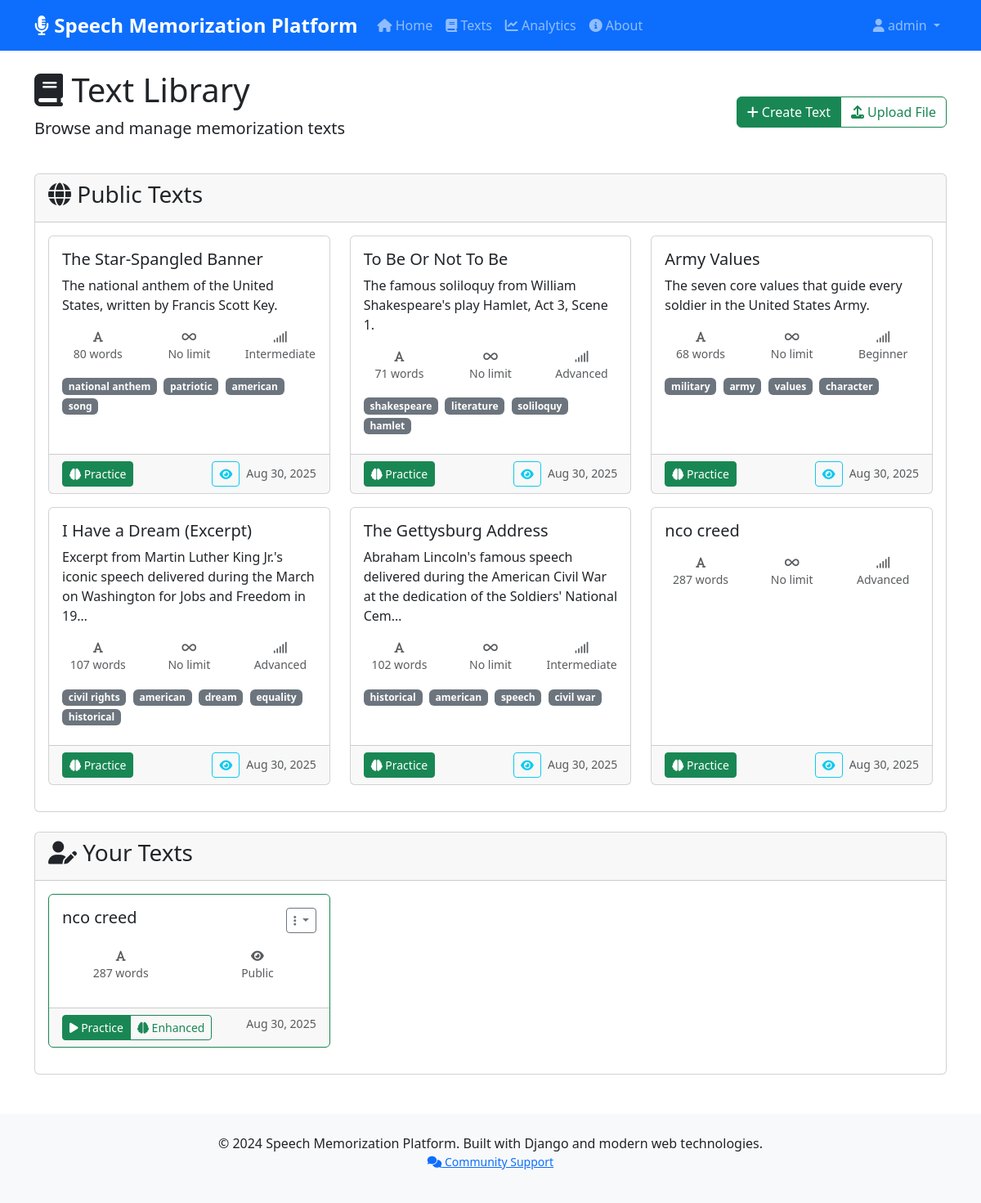
Screenshot of /texts/ (signed in) with the database file from the repository.
### memorization/models.py (models this page shows, shortened)
class Text(models.Model):
    DIFFICULTY_CHOICES = [
        ('beginner', 'Beginner'),
        ('intermediate', 'Intermediate'),
        ('advanced', 'Advanced'),
        ('expert', 'Expert'),
    ]
    title = models.CharField(max_length=200)
    content = models.TextField()
    description = models.TextField(blank=True, null=True)
    tags = models.CharField(max_length=500, blank=True, help_text="Comma-separated tags")
    difficulty = models.CharField(max_length=20, choices=DIFFICULTY_CHOICES, default='beginner')
    time_limit = models.PositiveIntegerField(null=True, blank=True, help_text="Suggested time limit in minutes")
    created_by = models.ForeignKey(User, on_delete=models.CASCADE, related_name='created_texts')
    created_at = models.DateTimeField(auto_now_add=True)
    updated_at = models.DateTimeField(auto_now=True)
    is_public = models.BooleanField(default=False)
    word_count = models.PositiveIntegerField(default=0)
    class Meta:
        ordering = ['-created_at']
    def get_tags_list(self):
        if self.tags:
            return [tag.strip() for tag in self.tags.split(',')]
        return []

### memorization/views.py (the view)
# urls.py: path('texts/', views.text_list, name='text_list'),
def text_list(request):
    form = TextSearchForm(request.GET)
    public_texts = Text.objects.filter(is_public=True).order_by('-created_at')
    user_texts = []
    if request.user.is_authenticated:
        user_texts = Text.objects.filter(created_by=request.user).order_by('-created_at')
    if form.is_valid():
        search_query = form.cleaned_data.get('search')
        difficulty = form.cleaned_data.get('difficulty')
        tag = form.cleaned_data.get('tag')
        my_texts_only = form.cleaned_data.get('my_texts_only')
        if search_query:
            search_filter = Q(title__icontains=search_query) | \
                          Q(description__icontains=search_query) | \
                          Q(tags__icontains=search_query)
            public_texts = public_texts.filter(search_filter)
            user_texts = user_texts.filter(search_filter) if user_texts else []
        if difficulty:
            public_texts = public_texts.filter(difficulty=difficulty)
            user_texts = user_texts.filter(difficulty=difficulty) if user_texts else []
        if tag:
            public_texts = public_texts.filter(tags__icontains=tag)
            user_texts = user_texts.filter(tags__icontains=tag) if user_texts else []
        if my_texts_only and request.user.is_authenticated:
            public_texts = Text.objects.none()  # Hide public texts
    paginator = Paginator(public_texts, 12)
    page_number = request.GET.get('page')
    public_texts = paginator.get_page(page_number)
    context = {
        'public_texts': public_texts,
        'user_texts': user_texts[:12],  # Limit user texts to 12
        'search_form': form,
    }
    return render(request, 'core/text_list.html', context)

### templates/core/text_list.html (shortened to what this page needs)
{% extends 'base.html' %}
{% block content %}
<div class="row">
    <div class="col-12">
        <div class="d-flex justify-content-between align-items-center mb-4">
            <div>
                <h1><i class="fas fa-book"></i> Text Library</h1>
                <p class="lead">Browse and manage memorization texts</p>
            </div>
            <div>
                {% if user.is_authenticated %}
                    <div class="btn-group" role="group">
                        <a href="{% url 'create_text' %}" class="btn btn-success">
                            <i class="fas fa-plus"></i> Create Text
                        </a>
                        <a href="{% url 'upload_text_file' %}" class="btn btn-outline-success">
                            <i class="fas fa-upload"></i> Upload File
                        </a>
                    </div>
                {% else %}
                    <a href="{% url 'login' %}" class="btn btn-success">
                        <i class="fas fa-sign-in-alt"></i> Login to Add Texts
                    </a>
                {% endif %}
            </div>
        </div>
    </div>
</div>
<div class="row">
    <div class="col-12">
        <div class="card mb-4">
            <div class="card-header">
                <h3><i class="fas fa-globe"></i> Public Texts</h3>
            </div>
            <div class="card-body">
                {% if public_texts %}
                    <div class="row">
                        {% for text in public_texts %}
                            <div class="col-lg-4 col-md-6 mb-3">
                                <div class="card h-100">
                                    <div class="card-body">
                                        <h5 class="card-title">{{ text.title }}</h5>
                                        <p class="card-text">{{ text.description|truncatechars:120 }}</p>
                                        <div class="row text-center text-muted small mb-3">
                                            <div class="col-4">
                                                <i class="fas fa-font"></i><br>
                                                {{ text.word_count }} words
                                            </div>
                                            <div class="col-4">
                                                {% if text.time_limit %}
                                                    <i class="fas fa-clock"></i><br>
                                                    {{ text.time_limit }} min
                                                {% else %}
                                                    <i class="fas fa-infinity"></i><br>
                                                    No limit
                                                {% endif %}
                                            </div>
                                            <div class="col-4">
                                                <i class="fas fa-signal"></i><br>
                                                {{ text.get_difficulty_display }}
                                            </div>
                                        </div>
                                        {% if text.tags %}
                                            <div class="mb-2">
                                                {% for tag in text.get_tags_list %}
                                                    <span class="badge bg-secondary me-1">{{ tag }}</span>
                                                {% endfor %}
                                            </div>
                                        {% endif %}
                                    </div>
                                    <div class="card-footer">
                                        <div class="d-flex justify-content-between">
                                            <div class="btn-group btn-group-sm" role="group">
                                                <a href="{% url 'practice_text' text.id %}" class="btn btn-success">
                                                    <i class="fas fa-brain"></i> Practice
                                                </a>
                                            </div>
                                            <div>
                                                <a href="{% url 'text_detail' text.id %}" class="btn btn-outline-info btn-sm me-1">
                                                    <i class="fas fa-eye"></i>
                                                </a>
                                                <small class="text-muted">
                                                    {{ text.created_at|date:"M d, Y" }}
                                                </small>
                                            </div>
                                        </div>
                                    </div>
                                </div>
                            </div>
                        {% endfor %}
                    </div>
                {% else %}
                    <div class="text-center text-muted">
                        <i class="fas fa-book-open fa-3x mb-3"></i>
                        <p>No public texts available yet.</p>
                    </div>
                {% endif %}
            </div>
        </div>
    </div>
</div>
{% if user.is_authenticated %}
<div class="row">
    <div class="col-12">
        <div class="card">
            <div class="card-header">
                <h3><i class="fas fa-user-edit"></i> Your Texts</h3>
            </div>
            <div class="card-body">
                {% if user_texts %}
                    <div class="row">
                        {% for text in user_texts %}
                            <div class="col-lg-4 col-md-6 mb-3">
                                <div class="card h-100 border-success">
                                    <div class="card-body">
                                        <div class="d-flex justify-content-between align-items-start mb-2">
                                            <h5 class="card-title">{{ text.title }}</h5>
                                            <div class="dropdown">
                                                <button class="btn btn-sm btn-outline-secondary dropdown-toggle" type="button" data-bs-toggle="dropdown">
                                                    <i class="fas fa-ellipsis-v"></i>
                                                </button>
                                            </div>
                                        </div>
                                        <div class="row text-center text-muted small mb-3">
                                            <div class="col-6">
                                                <i class="fas fa-font"></i><br>
                                                {{ text.word_count }} words
                                            </div>
                                            <div class="col-6">
                                                <i class="fas fa-eye"></i><br>
                                                {% if text.is_public %}Public{% else %}Private{% endif %}
                                            </div>
                                        </div>
                                    </div>
                                    <div class="card-footer">
                                        <div class="d-flex justify-content-between">
                                            <div class="btn-group btn-group-sm" role="group">
                                                <a href="{% url 'practice_text' text.id %}" class="btn btn-success">
                                                    <i class="fas fa-play"></i> Practice
                                                </a>
                                                <a href="{% url 'enhanced_practice_dashboard' text.id %}" class="btn btn-outline-success">
                                                    <i class="fas fa-brain"></i> Enhanced
                                                </a>
                                            </div>
                                            <small class="text-muted">
                                                {{ text.created_at|date:"M d, Y" }}
                                            </small>
                                        </div>
                                    </div>
                                </div>
                            </div>
                        {% endfor %}
                    </div>
                {% endif %}
            </div>
        </div>
    </div>
</div>
{% endif %}
{% endblock %}

### templates/base.html (shortened to what this page needs)
<!DOCTYPE html>
<html lang="en">
<head>
    <link href="https://cdn.jsdelivr.net/npm/bootstrap@5.3.0/dist/css/bootstrap.min.css" rel="stylesheet">
    <link href="https://cdnjs.cloudflare.com/ajax/libs/font-awesome/6.4.0/css/all.min.css" rel="stylesheet">
</head>
<body>
    <nav class="navbar navbar-expand-lg navbar-dark bg-primary">
        <div class="container">
            <a class="navbar-brand" href="{% url 'home' %}">
                <i class="fas fa-microphone-alt"></i> Speech Memorization Platform
            </a>
            <div class="collapse navbar-collapse" id="navbarNav">
                <ul class="navbar-nav me-auto">
                    <li class="nav-item">
                        <a class="nav-link" href="{% url 'home' %}">
                            <i class="fas fa-home"></i> Home
                        </a>
                    </li>
                    <li class="nav-item">
                        <a class="nav-link" href="{% url 'text_list' %}">
                            <i class="fas fa-book"></i> Texts
                        </a>
                    </li>
                    <li class="nav-item">
                        <a class="nav-link" href="{% url 'analytics' %}">
                            <i class="fas fa-chart-line"></i> Analytics
                        </a>
                    </li>
                    <li class="nav-item">
                        <a class="nav-link" href="{% url 'about' %}">
                            <i class="fas fa-info-circle"></i> About
                        </a>
                    </li>
                </ul>
                <ul class="navbar-nav">
                    {% if user.is_authenticated %}
                        <li class="nav-item dropdown">
                            <a class="nav-link dropdown-toggle" href="#" id="navbarDropdown" role="button" data-bs-toggle="dropdown">
                                <i class="fas fa-user"></i> {{ user.username }}
                            </a>
                        </li>
                    {% else %}
                        <li class="nav-item">
                            <a class="nav-link" href="{% url 'login' %}">Login</a>
                        </li>
                    {% endif %}
                </ul>
            </div>
        </div>
    </nav>
    <main class="container mt-4">
        {% block content %}{% endblock %}
    </main>
    <footer class="bg-light mt-5 py-4">
        <div class="container text-center">
            <p class="mb-0">&copy; 2024 Speech Memorization Platform. Built with Django and modern web technologies.</p>
            <p class="small text-muted">
                <a href="https://matrix.to/#/%23speech-memorization-platform:irregularchat.com" target="_blank">
                    <i class="fas fa-comments"></i> Community Support
                </a>
            </p>
        </div>
    </footer>
</body>
</html>

### templates/base.html (style rules this page uses)
.navbar-brand { font-weight: bold; font-size: 1.5rem; }

### rows the page displays
Text: title "The Star-Spangled Banner", description "The national anthem of the United States, written by Francis Scott Key.", word_count "80", shows "No limit", difficulty "Intermediate", get_tags_list "national anthem" "patriotic" "american" "song", created_at "Aug 30, 2025"
Text: title "To Be Or Not To Be", description "The famous soliloquy from William Shakespeare's play Hamlet, Act 3, Scene 1.", word_count "71", shows "No limit", difficulty "Advanced", get_tags_list "shakespeare" "literature" "soliloquy" "hamlet", created_at "Aug 30, 2025"
Text: title "Army Values", description "The seven core values that guide every soldier in the United States Army.", word_count "68", shows "No limit", difficulty "Beginner", get_tags_list "military" "army" "values" "character", created_at "Aug 30, 2025"
Text: title "I Have a Dream (Excerpt)", description "Excerpt from Martin Luther King Jr.'s iconic speech delivered during the March on Washington for Jobs and Freedom in 19…", word_count "107", shows "No limit", difficulty "Advanced", get_tags_list "civil rights" "american" "dream" "equality" "historical", created_at "Aug 30, 2025"
Text: title "The Gettysburg Address", description "Abraham Lincoln's famous speech delivered during the American Civil War at the dedication of the Soldiers' National Cem…", word_count "102", shows "No limit", difficulty "Intermediate", get_tags_list "historical" "american" "speech" "civil war", created_at "Aug 30, 2025"
Text: title "nco creed", word_count "287", shows "No limit", difficulty "Advanced", created_at "Aug 30, 2025", is_public "Public"

### other values shown
{{ user.username }} "admin"
